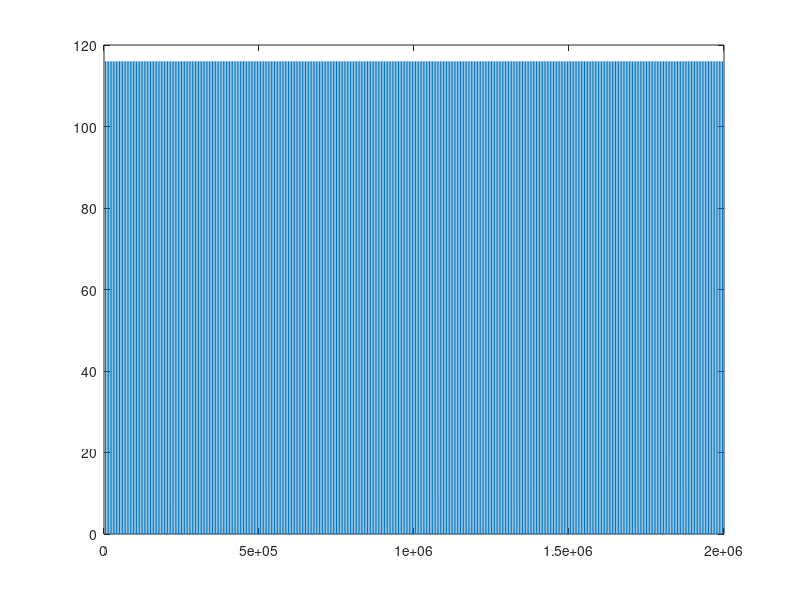

Here is the MATLAB script that generated this plot: (Note: this script raises an error after producing the figure.)
%% Xintrinsic Stimulation:
% Somatosensory: Air Puff Nozzle Sweep

% close all;
clearvars;
global stm sys
stm.SR =                    100e3;

%% Synthesize the air puff seq

%% 2 nozzles: P0.5: stimulating, P0.2: masking
stm.Som.HardwareTrigger =       0;          % default
stm.Som.TrialTime =             20;
stm.Som.TrialPreStimTime =      0;
stm.Som.TrialStimTime =         20;
% stm.Som.TrialStimChanNum =      8;
% stm.Som.TrialPuffSeqTime =      2.5;
% 
% % stm.Som.TrialStimChanBitSeq =   [2 2 2 6 2 2 2 2];
% % stm.Som.TrialStimChanBitSeq =   [5 5 5 6 6 5 5 5];
% % stm.Som.TrialStimChanBitSeq =   0*stm.Som.TrialStimChanBitSeq;
% % stm.Som.TrialStimChanBitSeq =   [4 4 0 0 0 0 4 4];
% stm.Som.TrialStimChanBitSeq =   [4 4 5 5 5 5 4 4];
% stm.Som.TrialStimChanNormSeq =   [64 64 36 36 36 36 64 64];


% stm.Som.TrialStimChanNum =      8;
% stm.Som.TrialPuffSeqTime =      2.5;
% stm.Som.TrialStimChanBitSeq =   [2 2 2 6 2 2 2 2];
% stm.Som.TrialStimChanBitSeq =   [5 5 5 6 6 5 5 5];
% stm.Som.TrialStimChanBitSeq =   0*stm.Som.TrialStimChanBitSeq;
% stm.Som.TrialStimChanBitSeq =   [4 4 0 0 0 0 4 4];
% stm.Som.TrialStimChanBitSeq =   [0 0 0 0];

% stm.Som.TrialStimChanNormSeq =  [62 1 1 64 64 1 1 62];
% stm.Som.TrialStimChanNormSeq =  [64 64 64 1 1 64 64 64];    % Orofacial

% stm.Som.TrialStimChanNormSeq =  [64 0 0  1 1 0  0 64];        % 1-port orofacial vs 1-port masking


% stm.Som.TrialStimChanNum =      20;
% stm.Som.TrialPuffSeqTime =      1;
% stm.Som.TrialStimChanNormSeq =  [64 zeros(1,8), 1, 1, zeros(1,8), 64];	% Orofacial@1(mid) & masking@1(end)
% stm.Som.TrialStimChanNormSeq =  [   zeros(1,9), 1, 1, zeros(1,9)    ];	% Orofacial@1(mid) & no masking
% stm.Som.TrialStimChanNormSeq =  [   zeros(1,7), 62, 62, zeros(1,11)    ];	% Hand@7(mid) & no masking
% stm.Som.TrialStimChanNormSeq =  [   zeros(1,7), [62 62 0 0 1 1] zeros(1,7)    ];	% Hand@7 + Orofacial@1 & no masking
% stm.Som.TrialStimChanNormSeq =  [   120*ones(1,5), [0 0 0 0 6 6 0 0 0 0] 120*ones(1,5)];	% Hand@4 + masking@4

% % stm.Som.TrialStimChanNormSeq =  [64 64 0 1 0 0 62 0 64 64];        % Orofacial & Hand
% stm.Som.TrialStimChanNormSeq =  [zeros(1, 9), [64 64], zeros(1, 9)];        % Hand & Orofacial

% stm.Som.TrialStimChanNum =      10;
% stm.Som.TrialPuffSeqTime =      2;
% % stm.Som.TrialStimChanNormSeq =  [ 120 0 0 0 6 6 0 0 0 120];	% Hand@4c + masking@4c
% % stm.Som.TrialStimChanNormSeq =  [ 120 0 0 0 6 0 0 0 120 120];	% Hand@4c + masking@4c
% stm.Som.TrialStimChanNormSeq =  [ 120 0 6 0 0 1 0 0 120 120];	% Hand@4c + oro@1c + masking@4c

% stm.Som.TrialStimChanNum =      10;
% stm.Som.TrialPuffSeqTime =      2;
% stm.Som.TrialStimChanNormSeq =  [ 120 0 0 0 6 6 0 0 0 120];	% Hand@4c + masking@4c
% stm.Som.TrialStimChanNormSeq =  [ 120 0 0 0 6 0 0 0 120 120];	% Hand@4c + masking@4c
% stm.Som.TrialStimChanNormSeq =  (1)*ones(1, 10);	%
% stm.Som.TrialStimChanNormSeq =  (116)*ones(1, 10);	%
% stm.Som.HardwareTrigger =       1;


%% 7 nozzles
% % stm.Som.TrialPreStimTime =      2.5;
% % stm.Som.TrialStimTime =         15.0;
% stm.Som.TrialPreStimTime =      2.3;
% stm.Som.TrialStimTime =         15.4;
% stm.Som.TrialStimChanNum =      7;
% stm.Som.TrialPuffSeqTime =      2.2;
% % stm.Som.TrialStimChanBitSeq =   [0 1 2 3 4 5 6];
% stm.Som.TrialStimChanBitSeq =   [5 4 6 0 2 1 3];

%% 5 nozzles
% stm.Som.TrialPreStimTime =      2.5;
% stm.Som.TrialStimTime =         15;
% stm.Som.TrialStimChanNum =      5;
% stm.Som.TrialStimChanBitSeq =   [5 4 6 0 2];

%% 4 nozzles
% stm.Som.TrialPreStimTime =      3;
% stm.Som.TrialStimTime =         14;
% stm.Som.TrialStimChanNum =      2;
% stm.Som.TrialStimChanNormSeq =   [2^5 2^0+2^3+2^4];


stm.Som.TrialStimChanNum =      10;
stm.Som.TrialPuffSeqTime =      2;
stm.Som.TrialStimChanNormSeq =  (116)*ones(1, 10);	%

stm.Som.TrialPuffFreq =         10;
stm.Som.TrialPuffDutyCycle =	0.5;


stm.Som.SmplNumTrialPreStim =	round(stm.SR*stm.Som.TrialPreStimTime); 
stm.Som.PuffNum =               	  stm.Som.TrialPuffSeqTime*stm.Som.TrialPuffFreq;
stm.Som.SmplNumPuffOn =         round(stm.SR/stm.Som.TrialPuffFreq*   stm.Som.TrialPuffDutyCycle);
stm.Som.SmplNumPuffOff =        round(stm.SR/stm.Som.TrialPuffFreq*(1-stm.Som.TrialPuffDutyCycle));
stm.Som.SmplNumPostPuff =       round(stm.SR*(stm.Som.TrialStimTime/stm.Som.TrialStimChanNum - stm.Som.TrialPuffSeqTime));
stm.Som.SmplNumTrialPostStim =	round(stm.SR* (stm.Som.TrialTime-stm.Som.TrialPreStimTime-stm.Som.TrialStimTime) );

        stm.Som.seq =           zeros(stm.Som.SmplNumTrialPreStim,1);
for i = 1:stm.Som.TrialStimChanNum
    
%     stm.Som.CurrentBit =        stm.Som.TrialStimChanBitSeq(i);
%     stm.Som.CurrentBitNorm =    2^stm.Som.CurrentBit;
    stm.Som.CurrentBitNorm =    stm.Som.TrialStimChanNormSeq(i);
    for j = 1:stm.Som.PuffNum
        stm.Som.seq = [stm.Som.seq; ones( stm.Som.SmplNumPuffOn,1)*stm.Som.CurrentBitNorm];
        stm.Som.seq = [stm.Som.seq; zeros(stm.Som.SmplNumPuffOff,1)];
    end
        stm.Som.seq = [stm.Som.seq; zeros(stm.Som.SmplNumPostPuff,1)];
end
        stm.Som.seq = [stm.Som.seq; zeros(stm.Som.SmplNumTrialPostStim,1)];

%% Finalize the DO Sequence
if length(stm.Som.seq)~= stm.SR*stm.Som.TrialTime
    errordlg('length not right');
    return
end
plot(stm.Som.seq);
stm.Som.seq = uint32(stm.Som.seq);

%% Setup NI-DAQ
sys.taskName = 'Air Puff Nozzle Multiple';
import dabs.ni.daqmx.*
sys.NIDAQ.TaskDO = Task(sys.taskName);
sys.NIDAQ.TaskDO.createDOChan(...
    'Dev3',     'port0/line0:7');
sys.NIDAQ.TaskDO.cfgSampClkTiming(...
	stm.SR,     'DAQmx_Val_ContSamps',	stm.Som.TrialTime*stm.SR);
if stm.Som.HardwareTrigger 
sys.NIDAQ.TaskDO.cfgDigEdgeStartTrig(... 
	'RTSI6',	'DAQmx_Val_Rising');
end
sys.NIDAQ.TaskDO.writeDigitalData(      stm.Som.seq);
sys.NIDAQ.TaskDO.start();

%% Play until cancelled
disp('ready to be ended!');
pause;
sys.NIDAQ.TaskDO.abort();
sys.NIDAQ.TaskDO.writeDigitalData(uint32(0));
sys.NIDAQ.TaskDO.delete;
% Reset
    sys.NIDAQ.TaskDO = Task(sys.taskName);
    sys.NIDAQ.TaskDO.createDOChan(...
        'Dev3',     'port0/line0:7');
    sys.NIDAQ.TaskDO.cfgSampClkTiming(...
        stm.SR,     'DAQmx_Val_ContSamps',	stm.Som.TrialTime*stm.SR);
    sys.NIDAQ.TaskDO.writeDigitalData(      uint32(stm.Som.seq*0));
    sys.NIDAQ.TaskDO.start();
    pause(1);
    sys.NIDAQ.TaskDO.abort();
    sys.NIDAQ.TaskDO.delete;
